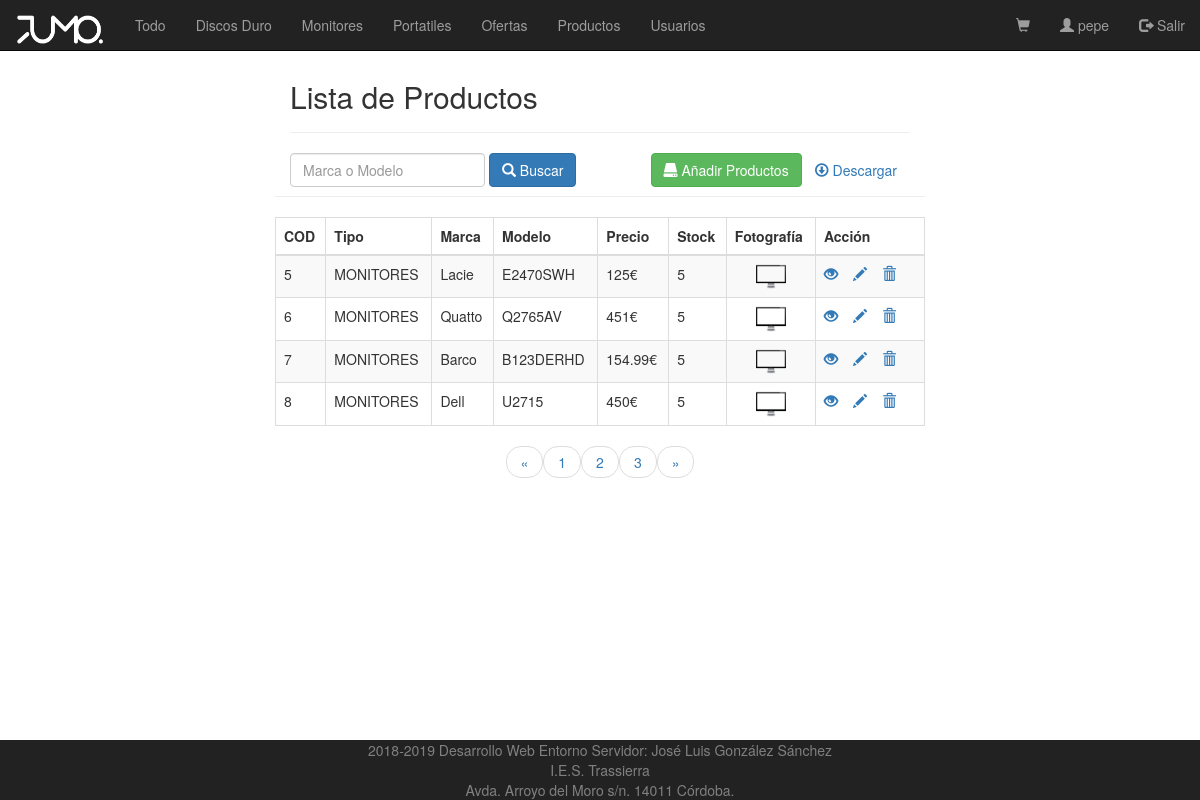
The app's page /vistas/admin_listado_productos.php?limit=4&page=2 (signed in) with its own data.
### tables this page shows
CREATE TABLE IF NOT EXISTS `usuarios` (
  `ID` int(11) NOT NULL AUTO_INCREMENT,
  `NOMBRE` varchar(100) NOT NULL DEFAULT '',
  `PASS` varchar(100) NOT NULL,
  `EMAIL` varchar(100) NOT NULL,
  `DIRECCION` varchar(100) NOT NULL,
  `FOTO` varchar(100) NOT NULL,
  `ADMIN` tinyint(1) NOT NULL DEFAULT '0',
  PRIMARY KEY (`ID`)
);

CREATE TABLE IF NOT EXISTS `productos` (
  `ID` int(11) NOT NULL AUTO_INCREMENT,
  `TIPO` varchar(20) NOT NULL DEFAULT 'OTROS',
  `MARCA` varchar(100) NOT NULL,
  `MODELO` varchar(50) NOT NULL,
  `DESCRIPCION` varchar(1000) NOT NULL,
  `PRECIO` float NOT NULL,
  `STOCK` int(5) NOT NULL,
  `OFERTA` tinyint(1) NOT NULL,
  `FOTO` varchar(100) NOT NULL,
  PRIMARY KEY (`ID`),
  KEY `fk_pro_tipo` (`TIPO`)
);

### controladores/ControladorUsuario.php (called while the page is built, shortened)
<?php
require_once MODEL_PATH . "Usuario.php";
require_once CONTROLLER_PATH . "ControladorBD.php";
class ControladorUsuario {
    static private $instancia = null;
    public static function getControlador() {
        if (self::$instancia == null) {
            self::$instancia = new ControladorUsuario();
        }
        return self::$instancia;
    }
    public function buscarUsuarioID($id) {
        $bd = ControladorBD::getControlador();
        $bd->abrirBD();
        $consulta = "select * from usuarios where ID = '" . $id ."'";
        $filas = $bd->consultarBD($consulta);
        if ($filas->rowCount() > 0) {
            while ($fila = $filas->fetch()) {
                $usuario = new Usuario($fila['ID'], $fila['NOMBRE'], $fila['PASS'], $fila['EMAIL'], $fila['DIRECCION'], $fila['FOTO'], $fila['ADMIN']);
            }
            return $usuario;
        } else {
            return null;
        }
    }
}

### controladores/ControladorBD.php (called while the page is built, shortened)
<?php
class ControladorBD {
    private $servername = "localhost";
    private $username = "root";
    private $password = "";
    private $dbname = "tienda";
    private $bd;
    static private $instancia = null;
    public static function getControlador() {
        if (self::$instancia == null) {
            self::$instancia = new ControladorBD();
        }
        return self::$instancia;
    }
    public function abrirBD() {
        try {
            $this->bd = new PDO("mysql:host=$this->servername;dbname=$this->dbname", $this->username, $this->password);
            $this->bd->setAttribute(PDO::ATTR_ERRMODE, PDO::ERRMODE_EXCEPTION);
        } catch (PDOException $e) {
            die("conexión fallida " . $e->getMessage());
        }
    }
    public function cerrarBD() {
        $this->bd = null;
    }
    public function consultarBD($consulta) {
        if ($this->rs = $this->bd->query($consulta)) {
            return $this->rs;
        } else {
            echo "ERROR: No se puede ejecutar consulta $consulta. " . $this->bd->error;
        }
    }
}

### modelos/Usuario.php (called while the page is built, shortened)
<?php
class Usuario implements Serializable {
    private $id;
    private $nombre;
    private $admin;
    public function __construct($id, $nombre, $pass, $email, $direccion, $foto, $admin) {
        $this->id = $id;
        $this->nombre = $nombre;
        $this->admin = $admin;
    }
    function getId() {
        return $this->id;
    }
    function getNombre() {
        return $this->nombre;
    }
    function getAdmin() {
        return $this->admin;
    }
}

### controladores/ControladorProducto.php (called while the page is built, shortened)
<?php
require_once MODEL_PATH . "Producto.php";
require_once CONTROLLER_PATH . "ControladorBD.php";
class ControladorProducto {
    static private $instancia = null;
    public static function getControlador() {
        if (self::$instancia == null) {
            self::$instancia = new ControladorProducto();
        }
        return self::$instancia;
    }
 public function getConsultaListado($marca, $modelo){
     return "select * from productos where marca like '%".$marca."%' or modelo like '%".$modelo."%'";
 }
}

### modelos/Producto.php (called while the page is built, shortened)
<?php
class Producto implements Serializable {
    private $id;
    private $tipo;
    private $marca;
    private $modelo;
    private $precio;
    private $stock;
    private $foto;
    public function __construct($id, $tipo, $marca, $modelo, $descripcion, $precio, $stock, $oferta, $foto) {
        $this->id = $id;
        $this->tipo = $tipo;
        $this->marca = $marca;
        $this->modelo = $modelo;
        $this->precio = $precio;
        $this->stock = $stock;
        $this->foto = $foto;
    }
    public function getId() {
        return $this->id;
    }
    public function getTipo() {
        return $this->tipo;
    }
    public function getMarca() {
        return $this->marca;
    }
    public function getModelo() {
        return $this->modelo;
    }
    public function getPrecio() {
        return $this->precio;
    }
    public function getStock() {
        return $this->stock;
    }
    public function getFoto() {
        return $this->foto;
    }
}

### vistas/admin_listado_productos.php (the view, shortened to what this page needs)
<?php
require_once CONTROLLER_PATH . "ControladorProducto.php";
require_once CONTROLLER_PATH . "Paginador.php";
require_once VIEW_PATH."cabecera.php";
require_once VIEW_PATH."navbar.php";
?>
<div class="wrapper">
    <div class="container-fluid">
        <div class="row">
            <div class="col-md-12">
                <div class="page-header clearfix">
                    <h2 class="pull-left">Lista de Productos</h2>
                </div>
                <form class="form-inline" action="<?php echo htmlspecialchars($_SERVER["PHP_SELF"]); ?>" method="post">
                    <div class="form-group mx-sm-5 mb-2">
                        <input type="text" class="form-control" id="buscar" name="producto" placeholder="Marca o Modelo">
                    </div>
                    <button type="submit" class="btn btn-primary mb-2"> <span class="glyphicon glyphicon-search"></span>  Buscar</button>
                    <a href="/tienda/utilidades/descargar_productos.php" class="btn pull-right" target="_blank"><span class="glyphicon glyphicon-download"></span>  Descargar</a>
                    <a href="admin_crear_productos.php" class="btn btn-success pull-right"><span class="glyphicon glyphicon-hdd"></span>  Añadir Productos</a>
                </form>
            </div>
            <div class="page-header clearfix">
            </div>
            <?php
            if (!isset($_POST["producto"])) {
                $marca = "";
                $modelo = "";
            } else {
                $marca = $_POST["producto"];
                $modelo = $_POST["producto"];
            }
            $controlador = ControladorProducto::getControlador();
            $pagina = ( isset($_GET['page']) ) ? $_GET['page'] : 1;
            $enlaces = ( isset($_GET['enlaces']) ) ? $_GET['enlaces'] : 10;
            $consulta = $controlador->getConsultaListado($marca, $modelo);
            $limite = 4;
            $paginador  = new Paginador($consulta, $limite);
            $resultados = $paginador->getDatos($pagina);
            if (count( $resultados->datos)>0) {
                echo "<table class='table table-bordered table-striped'>";
                echo "<thead>";
                echo "<tr>";
                echo "<th>COD</th>";
                echo "<th>Tipo</th>";
                echo "<th>Marca</th>";
                echo "<th>Modelo</th>";
                echo "<th>Precio</th>";
                echo "<th>Stock</th>";
                echo "<th>Fotografía</th>";
                echo "<th>Acción</th>";
                echo "</tr>";
                echo "</thead>";
                echo "<tbody>";
                foreach($resultados->datos as $dato){
                    $producto = new Producto($dato["ID"], $dato["TIPO"], $dato["MARCA"], $dato["MODELO"], $dato["DESCRIPCION"], $dato["PRECIO"],
                            $dato["STOCK"], $dato["OFERTA"], $dato["FOTO"]);
                    echo "<tr>";
                    echo "<td>" . $producto->getId() . "</td>";
                    echo "<td>" . $producto->getTipo() . "</td>";
                    echo "<td>" . $producto->getMarca() . "</td>";
                    echo "<td>" . $producto->getModelo() . "</td>";
                    echo "<td>" . $producto->getPrecio() . "€</td>";
                    echo "<td>" . $producto->getStock() . "</td>";
                    echo "<td> <div class='text-center'>";
                    echo "<img src='".PICTURE_PATH.$producto->getFoto()."' class='rounded' class='img-thumbnail' width='30' height='auto'>";
                    echo "</div>";
                    echo "</td>";
                    echo "<td>";
                    echo "<a href='admin_leer_productos.php?id=" . base64_encode($producto->getId()) . "' title='Ver Productos' data-toggle='tooltip'><span class='glyphicon glyphicon-eye-open'></span></a>";
                    echo "<a href='admin_actualizar_productos.php?id=" . base64_encode($producto->getId()) . "' title='Actualizar Productos' data-toggle='tooltip'><span class='glyphicon glyphicon-pencil'></span></a>";
                    echo "<a href='admin_borrar_productos.php?id=" . base64_encode($producto->getId()) . "' title='Borar Productos' data-toggle='tooltip'><span class='glyphicon glyphicon-trash'></span></a>";
                    echo "</td>";
                    echo "</tr>";
                }
                echo "</tbody>";
                echo "</table>";
                echo "<ul class='pager'>";
                echo $paginador->crearLinks($enlaces);
                echo "</ul>";
            } else {
                echo "<p class='lead'><em>No se ha encontrado datos de productos.</em></p>";
            }
            ?>
        </div>
    </div>
</div>
<?php require_once VIEW_PATH."pie.php"; ?>

### vistas/navbar.php (shortened to what this page needs)
<?php
require_once CONTROLLER_PATH . "ControladorUsuario.php";
require_once CONTROLLER_PATH . "ControladorCarrito.php";
if(isset($_SESSION['USUARIO'])){
    $contUsuario = ControladorUsuario::getControlador();
    $id = base64_decode($_SESSION['USUARIO']);
    $usuario = $contUsuario->buscarUsuarioID($id);
} else{
    $usuario = new Usuario(-1, "", "", "", "", "", -1);
}
$itemsCarrito = 0;
echo "<nav class='navbar navbar-inverse navbar-fixed-top'>";
  echo "<div class='container-fluid'>";
    echo "<div class='navbar-header'>";
        echo "<a class='navbar-brand' href='/tienda/index.php'>";
            echo "<span id='foo'>";
                echo "<img src='/tienda/imagenes/logo.png' height='30' width='90' alt='logo'/>";
            echo "</span>";
        echo "</a>";
    echo "</div>";
     echo "<ul class='nav navbar-nav'>";
    if($usuario->getAdmin()<=1){
      echo "<li><a href='principal.php?tipo=Todo'>Todo</a></li>";
      echo "<li><a href='principal.php?tipo=DiscoDuro'>Discos Duro</a></li>";
      echo "<li><a href='principal.php?tipo=Monitores'>Monitores</a></li>";
      echo "<li><a href='principal.php?tipo=Portatiles'>Portatiles</a></li>";
      echo "<li><a href='principal.php?tipo=Ofertas'>Ofertas</a></li>";
    }if($usuario->getAdmin()==1) {
      echo "<li><a href='admin_listado_productos.php'>Productos</a></li>";
      echo "<li><a href='admin_listado_usuarios.php'>Usuarios</a></li>";
    }
    echo "</ul>";
    echo "<ul class='nav navbar-nav navbar-right'>";
      if($usuario->getAdmin()>=0){
        if($itemsCarrito>0){
            echo "<li><a id='carrito' href='carrito_compra.php'><span class='glyphicon glyphicon-shopping-cart'></span><font color='darksalmon'> ".$itemsCarrito."</font></a></li>";
        }else{
            echo "<li><a id='carrito' href='carrito_compra.php'><span class='glyphicon glyphicon-shopping-cart'></span>  </a></li>";
        }
        echo "<li><a href='ficha.php?id=" .  base64_encode($usuario->getId()) . "''><span class='glyphicon glyphicon-user'></span>  ".$usuario->getNombre()."</a></li>";
        echo "<li><a href='salir.php'><span class='glyphicon glyphicon-log-out'></span> Salir</a></li>";
      }else if($usuario->getAdmin()==-1){
        echo "<li><a href='registro.php'><span class='glyphicon glyphicon-user'></span> Registrarse</a></li>";
        echo "<li><a href='identificacion.php'><span class='glyphicon glyphicon-log-in'></span> Identificarse</a></li>";
      }
    echo "</ul>";
  echo "</div>";
echo "</nav>";
echo "<br><br>";
?>

### vistas/cabecera.php (style rules this page uses)
.wrapper { width: 650px; margin: 0 auto; }
.page-header h2 { margin-top: 0; }
table tr td:last-child a { margin-right: 15px; }

### records on screen
usuarios: NOMBRE "pepe"
productos: ID "5", TIPO "MONITORES", MARCA "Lacie", MODELO "E2470SWH", PRECIO "125", STOCK "5", FOTO (picture)
productos: ID "6", TIPO "MONITORES", MARCA "Quatto", MODELO "Q2765AV", PRECIO "451", STOCK "5", FOTO (picture)
productos: ID "7", TIPO "MONITORES", MARCA "Barco", MODELO "B123DERHD", PRECIO "154.99", STOCK "5", FOTO (picture)
productos: ID "8", TIPO "MONITORES", MARCA "Dell", MODELO "U2715", PRECIO "450", STOCK "5", FOTO (picture)
